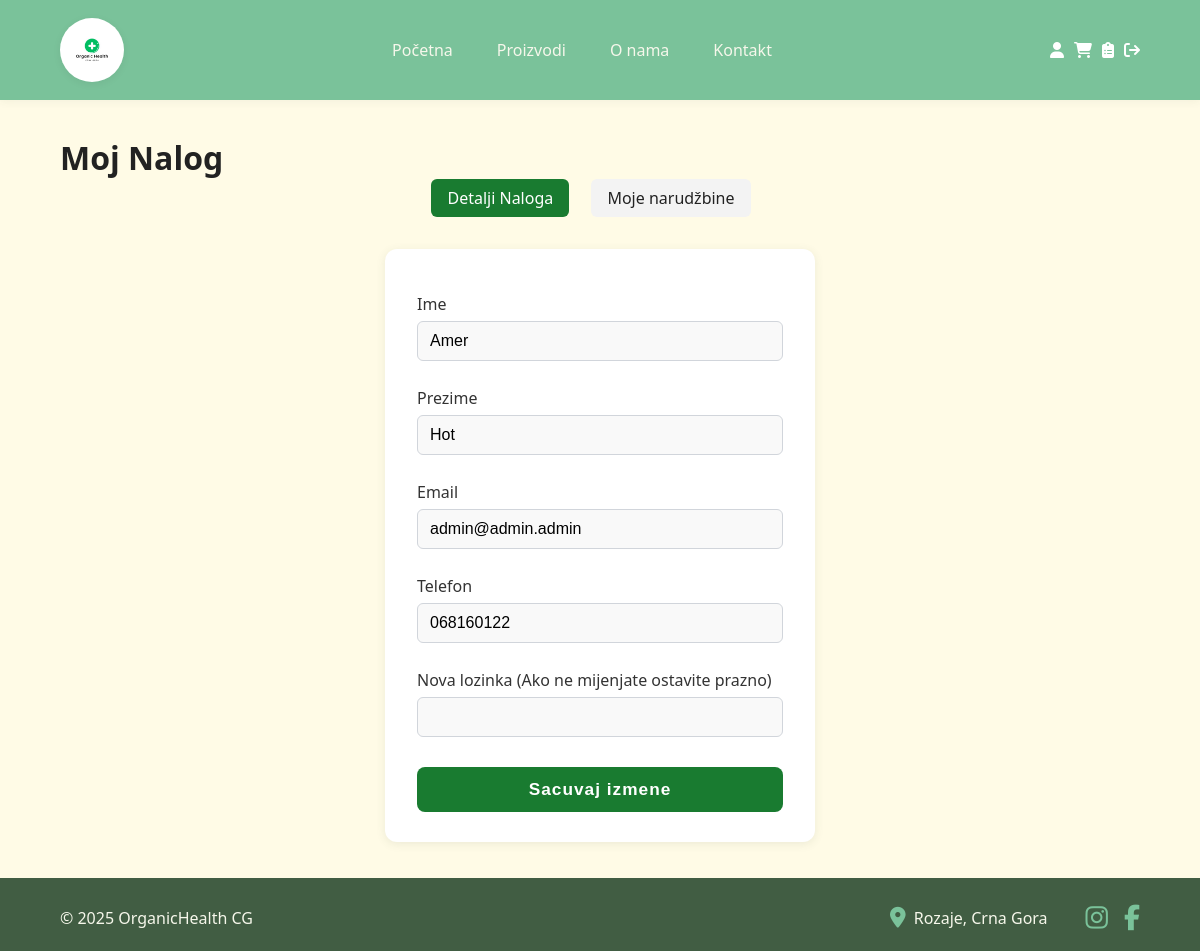
Page /account.php (signed in) on the committed database.
### tables this page shows
CREATE TABLE `users` (
  `user_id` int(11) NOT NULL AUTO_INCREMENT,
  `first_name` varchar(255) NOT NULL,
  `last_name` varchar(255) NOT NULL,
  `password` varchar(255) NOT NULL,
  `email` varchar(255) NOT NULL,
  `phone_number` varchar(20) DEFAULT NULL,
  `role` varchar(20) DEFAULT NULL,
  PRIMARY KEY (`user_id`),
  UNIQUE KEY `email` (`email`)
);

### account.php (the view, shortened to what this page needs)
<?php
require 'utils/connection.php';
$id = $_SESSION['id'];
$sql = "SELECT * FROM users WHERE user_id = '$id'";
$result = $konekcija->query($sql);
if ($result->num_rows > 0) {
    $row = $result->fetch_assoc();
}
extract($row);
?>
<!DOCTYPE html>
<html lang="en">
<head>
    <link rel="stylesheet" href="css/styles.css">
    <link rel="stylesheet" href="css/account.css">
    <link rel="stylesheet" href="https://cdnjs.cloudflare.com/ajax/libs/font-awesome/6.4.2/css/all.min.css">
</head>
<body>
<header>
    <div class="container header-content">
        <div class="logo">
            <a href="index.php">
                <img src="/web-shop/slike/logo.jpg" alt="">
            </a>
        </div>
        <nav class="main-nav">
            <ul>
                <li><a href="index.php">Početna</a></li>
                <li><a href="products.php">Proizvodi</a></li>
                <li><a href="misc/about.php">O nama</a></li>
                <li><a href="misc/contact.php">Kontakt</a></li>
            </ul>
        </nav>
        <div class="user-actions">
            <?php
            if (empty($_SESSION["role"])) {
                echo "<a href='login.php'><i class='fas fa-user'></i></a>";
                echo "<a href='cart.php'><i class='fa-solid fa-cart-shopping'></i></a>";
            } else if ($_SESSION["role"] == "user"){
                echo "<a href='account.php'><i class='fas fa-user'></i></a>";
                echo "<a href='cart.php'><i class='fa-solid fa-cart-shopping'></i></a>";
                echo "<a href='utils/logout.php'><i class='fa-solid fa-arrow-right-from-bracket'></i></a>";
            }else if ($_SESSION["role"] == "admin") {
                echo "<a href='account.php'><i class='fas fa-user'></i></a>";
                echo "<a href='cart.php'><i class='fa-solid fa-cart-shopping'></i></a>";
                echo "<a href='adminpanel.php'><i class='fas fa-clipboard-list'></i></a>";
                echo "<a href='utils/logout.php'><i class='fa-solid fa-arrow-right-from-bracket'></i></a>";
            }
            ?>
        </div>
    </div>
</header>
<main>
    <div class="container">
        <h1>Moj Nalog</h1>
        <div class="account-nav">
            <a href="account.php" class="active">Detalji Naloga</a>
            <a href="orders.php" class="">Moje narudžbine</a>
        </div>
        <div class="account-details">
            <form id="accountForm">
                <label for="first_name">Ime</label>
                <input type="text" id="fname" onkeyup="checkValidation()" value="<?php echo $first_name?>">
                <label for="last_name">Prezime</label>
                <input type="text" id="lname" onkeyup="checkValidation()" value="<?php echo $last_name?>">
                <label for="email">Email</label>
                <input type="email" id="email" onkeyup="checkValidation()" value="<?php echo $email?>">
                <label for="phone_number">Telefon</label>
                <input type="text" id="phone" onkeyup="checkValidation()" value="<?php echo $phone_number?>">
                <label for="password">Nova lozinka (Ako ne mijenjate ostavite prazno)</label>
                <input type="password" id="password" onkeyup="checkValidation()">
                <button type="button" id="update" onclick="editData()">Sacuvaj izmene</button>
            </form>
        </div>
    </div>
</main>
<footer>
    <div class="container footer-content">
        <div class="footer-left">
            <p>&copy; 2025 OrganicHealth CG</p>
        </div>
        <div class="footer-right">
            <span class="footer-location">
                <i class="fas fa-map-marker-alt"></i>
                Rozaje, Crna Gora
            </span>
            <span class="footer-social">
                <a href="https://www.instagram.com/organichealthcg" target="_blank" aria-label="Instagram">
                    <i class="fab fa-instagram"></i>
                </a>
                <a href="https://www.facebook.com/p/Organic-Health-CG-61553907063139/" target="_blank" aria-label="Facebook">
                    <i class="fab fa-facebook-f"></i>
                </a>
            </span>
        </div>
    </div>
</footer>
</body>
</html>

### css/styles.css (style rules this page uses)
:root { --primary: #7AC29A; --secondary: #F6F7EB; --accent: #266a37; --dark: #415D43; --light-bg: #FFFBE6; --white: #fff; --text-dark: #222; --text-light: #415D43; }
* { margin: 0; padding: 0; box-sizing: border-box; }
body { font-family: 'Segoe UI', Arial, sans-serif; background: var(--light-bg); color: var(--text-dark); min-height: 100vh; display: flex; flex-direction: column; }
a { color: inherit; text-decoration: none; }
.container { width: 90%; max-width: 1200px; margin: 0 auto; }
header { background: var(--primary); color: var(--white); padding: 18px 0; box-shadow: 0 2px 8px rgba(65,93,67,0.06); }
.header-content { display: flex; align-items: center; justify-content: space-between; flex-wrap: wrap; }
.logo a { display: flex; align-items: center; height: 100%; }
.logo img { width: 64px; height: 64px; border-radius: 50%; object-fit: cover; box-shadow: 0 2px 8px rgba(0,0,0,0.06); display: block; }
.main-nav ul { list-style: none; display: flex; gap: 24px; }
.main-nav a { color: var(--secondary); font-weight: 500; transition: color 0.2s; padding: 4px 10px; border-radius: 6px; }
.user-actions { font-size: 1rem; }
.user-actions a { color: var(--white); margin-left: 10px; font-weight: 500; transition: color 0.2s; }
main { flex: 1 0 auto; padding: 36px 0; }
footer { background: var(--dark); color: var(--secondary); padding: 22px 0 16px 0; font-size: 1rem; flex-shrink: 0; }
.footer-content { display: flex; justify-content: space-between; align-items: center; flex-wrap: wrap; gap: 16px; }
.footer-left { text-align: left; flex: 1 1 0; min-width: 120px; }
.footer-right { text-align: right; display: flex; align-items: center; justify-content: flex-end; gap: 20px; flex: 1 1 0; min-width: 220px; }
.footer-location { display: flex; align-items: center; gap: 8px; font-size: 1rem; }
.footer-location i { color: var(--primary); font-size: 1.3rem; }
.footer-social { display: flex; gap: 16px; margin-left: 18px; }
.footer-social a { color: var(--primary); font-size: 1.6rem; transition: color 0.2s, transform 0.2s; }

### css/account.css (style rules this page uses)
.account-nav { margin-bottom: 28px; text-align: center; }
.account-nav a { display: inline-block; margin-right: 18px; padding: 8px 16px; text-decoration: none; color: #222; background: #f3f3f3; border-radius: 6px; font-weight: 500; transition: background 0.2s, color 0.2s; }
.account-nav a.active { background: #197b30; color: #fff; }
.account-details { max-width: 430px; margin: 32px auto 0 auto; background: #fff; border-radius: 12px; box-shadow: 0 2px 10px rgba(65,93,67,0.10); padding: 34px 32px 30px 32px; }
.account-details form { display: flex; flex-direction: column; }
.account-details label { margin-bottom: 6px; font-size: 1rem; color: #333; font-weight: 500; margin-top: 10px; }
.account-details input[type="text"], .account-details input[type="email"], .account-details input[type="password"] { width: 100%; padding: 10px 12px; border: 1px solid #d1d5db; border-radius: 6px; margin-bottom: 16px; font-size: 1rem; background: #f9f9f9; transition: border 0.2s, background 0.2s; }
.account-details button[type="submit"], .account-details button[type="button"] { margin-top: 14px; padding: 12px 0; background: #197b30; color: #fff; border: none; border-radius: 8px; font-size: 1.08rem; font-weight: 600; transition: background 0.2s, color 0.2s; cursor: pointer; letter-spacing: 1px; }

### rows in the picture
users: first_name "Amer", last_name "Hot", email "admin@admin.admin", phone_number "068160122"
